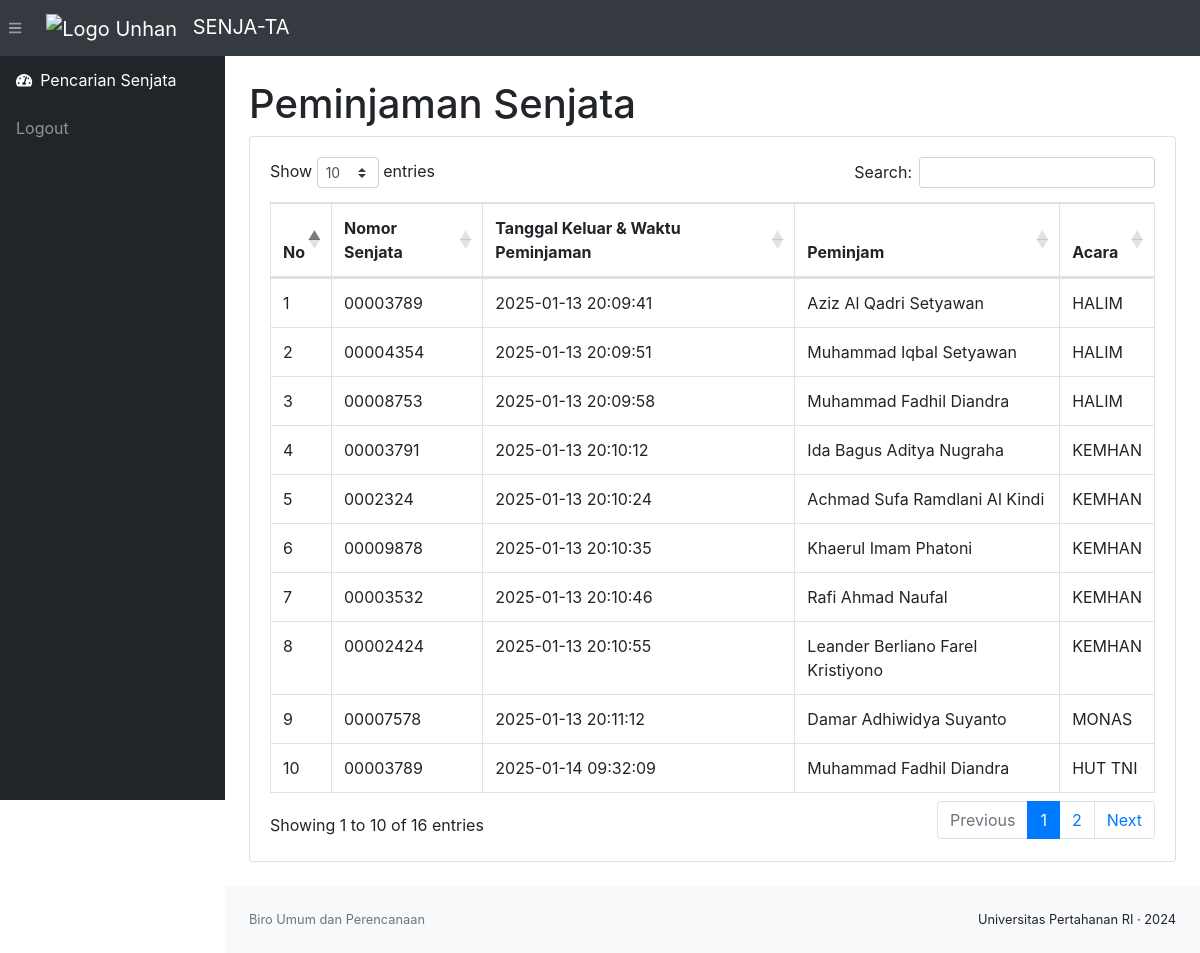
The page /cari.php (signed in) on the database its author committed.
### tables this page shows
CREATE TABLE `pengambilan` (
  `id` int(11) NOT NULL,
  `idsenjata` int(11) NOT NULL,
  `tanggal_waktu` timestamp NOT NULL DEFAULT current_timestamp() ON UPDATE current_timestamp(),
  `id_mahasiswa` varchar(255) NOT NULL,
  `id_acara_dinas` int(11) NOT NULL
);

CREATE TABLE `senjata` (
  `idsenjata` int(11) NOT NULL,
  `nosenjata` varchar(20) NOT NULL,
  `keterangan` varchar(50) NOT NULL,
  `kodeqr` varchar(255) NOT NULL
);

CREATE TABLE `mahasiswa` (
  `id_mahasiswa` int(11) NOT NULL,
  `nim` varchar(50) NOT NULL,
  `nama` varchar(100) NOT NULL,
  `prodi` varchar(100) NOT NULL,
  `kodeqr` varchar(255) DEFAULT NULL
);

CREATE TABLE `acara_dinas` (
  `id_acara_dinas` int(11) NOT NULL,
  `nama_acara` varchar(255) NOT NULL,
  `jenis_dinas` enum('Luar','Dalam') NOT NULL
);

### cari.php (the view, shortened to what this page needs)
<?php
require 'function.php';
?>
<!DOCTYPE html>
<html lang="id">
    <head>
        <link href="css/styles.css" rel="stylesheet" />
        <link href="https://cdn.datatables.net/1.10.20/css/dataTables.bootstrap4.min.css" rel="stylesheet" />
    </head>
    <body class="sb-nav-fixed">
        <nav class="sb-topnav navbar navbar-expand navbar-dark bg-dark">
            <button class="btn btn-link btn-sm order-1 order-lg-0" id="sidebarToggle" href="#"><i class="fas fa-bars"></i></button>
            <a class="navbar-brand" href="cari.php">
                <img src="assets/img/Logo_Unhan.png" alt="Logo Unhan" style="height: 30px; margin-right: 10px;">
                SENJA-TA
            </a>
        </nav>
        <div id="layoutSidenav">
            <div id="layoutSidenav_nav">
                <nav class="sb-sidenav accordion sb-sidenav-dark" id="sidenavAccordion">
                    <div class="sb-sidenav-menu">
                        <div class="nav">
                            <a class="nav-link" href="cari.php">
                               <div class="sb-nav-link-icon"><i class="fas fa-tachometer-alt"></i></div>
                                Pencarian Senjata
                            </a>
                            <a class="nav-link" href="logout.php">
                                Logout
                            </a>
                        </div>
                    </div>
                </nav>
            </div>
            <div id="layoutSidenav_content">
                <main>
                    <div class="container-fluid">
                        <h1 class="mt-4">Peminjaman Senjata</h1>
                        <div class="card mb-4">
                            <div class="card-body">
                                <div class="table-responsive">
                                    <table class="table table-bordered" id="dataTable" width="100%" cellspacing="0">
                                        <thead>
                                            <tr>
                                                <th>No</th>
                                                <th>Nomor Senjata</th>
                                                <th>Tanggal Keluar & Waktu Peminjaman</th>
                                                <th>Peminjam</th>
                                                <th>Acara</th>
                                            </tr>
                                        </thead>
                                        <tbody>
                                            <?php
                                            $ambildatasenjata = mysqli_query($conn, "SELECT p.*, s.nosenjata, m.nama as penerima, a.nama_acara FROM pengambilan p JOIN senjata s ON s.idsenjata = p.idsenjata JOIN mahasiswa m ON m.id_mahasiswa = p.id_mahasiswa JOIN acara_dinas a ON a.id_acara_dinas = p.id_acara_dinas");
                                            $i = 1;
                                            while($data=mysqli_fetch_array($ambildatasenjata)){
                                                $nosenjata = $data['nosenjata'];
                                                $tanggal = $data['tanggal_waktu'];
                                                $penerima = $data['penerima'];
                                                $acara = $data['nama_acara'];
                                            ?>
                                            <tr>
                                                <td><?=$i++;?></td>
                                                <td><?=$nosenjata;?></td>
                                                <td><?=$tanggal;?></td>
                                                <td><?=$penerima;?></td>
                                                <td><?=$acara;?></td>
                                            </tr>
                                            <?php
                                            };
                                            ?>
                                        </tbody>
                                    </table>
                                </div>
                            </div>
                        </div>
                    </div>
                </main>
                <footer class="py-4 bg-light mt-auto">
                    <div class="container-fluid">
                        <div class="d-flex align-items-center justify-content-between small">
                            <div class="text-muted">Biro Umum dan Perencanaan</div>
                            <div>
                                <a>Universitas Pertahanan RI</a>
                                &middot;
                                <a>2024</a>
                            </div>
                        </div>
                    </div>
                </footer>
            </div>
        </div>
    </body>
</html>

### rows shown on the page
pengambilan: idsenjata.nosenjata "00003789", tanggal_waktu "2025-01-13 20:09:41", id_mahasiswa.nama "Aziz Al Qadri Setyawan", id_acara_dinas.nama_acara "HALIM"
pengambilan: idsenjata.nosenjata "00004354", tanggal_waktu "2025-01-13 20:09:51", id_mahasiswa.nama "Muhammad Iqbal Setyawan", id_acara_dinas.nama_acara "HALIM"
pengambilan: idsenjata.nosenjata "00008753", tanggal_waktu "2025-01-13 20:09:58", id_mahasiswa.nama "Muhammad Fadhil Diandra", id_acara_dinas.nama_acara "HALIM"
pengambilan: idsenjata.nosenjata "00003791", tanggal_waktu "2025-01-13 20:10:12", id_mahasiswa.nama "Ida Bagus Aditya Nugraha", id_acara_dinas.nama_acara "KEMHAN"
pengambilan: idsenjata.nosenjata "0002324", tanggal_waktu "2025-01-13 20:10:24", id_mahasiswa.nama "Achmad Sufa Ramdlani Al Kindi", id_acara_dinas.nama_acara "KEMHAN"
pengambilan: idsenjata.nosenjata "00009878", tanggal_waktu "2025-01-13 20:10:35", id_mahasiswa.nama "Khaerul Imam Phatoni", id_acara_dinas.nama_acara "KEMHAN"
pengambilan: idsenjata.nosenjata "00003532", tanggal_waktu "2025-01-13 20:10:46", id_mahasiswa.nama "Rafi Ahmad Naufal", id_acara_dinas.nama_acara "KEMHAN"
pengambilan: idsenjata.nosenjata "00002424", tanggal_waktu "2025-01-13 20:10:55", id_mahasiswa.nama "Leander Berliano Farel Kristiyono", id_acara_dinas.nama_acara "KEMHAN"
pengambilan: idsenjata.nosenjata "00007578", tanggal_waktu "2025-01-13 20:11:12", id_mahasiswa.nama "Damar Adhiwidya Suyanto", id_acara_dinas.nama_acara "MONAS"
pengambilan: idsenjata.nosenjata "00003789", tanggal_waktu "2025-01-14 09:32:09", id_mahasiswa.nama "Muhammad Fadhil Diandra", id_acara_dinas.nama_acara "HUT TNI"
